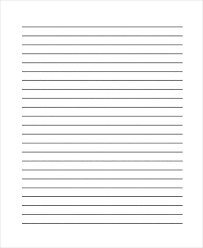
#> input picture resources/lineskid.png, 203 x 248 px, given in place of the camera
$ python edgedection.py   (older library calls are emulated)
#> lines starting #> are read from the running program, lines starting #| are printed output that depends on the picture; after the words box and inside, x2 and y2 are one past the last pixel; in counts of white or black regions, pixels touching at a corner belong together
import cv2
import numpy as np

cap = cv2.VideoCapture(1)
#Image gradients can be used to measure directional intensity,
#and edge detection does exactly what it sounds like: it finds edges

while True:
    _, frame = cap.read()
#> frame is the input picture: shape (248, 203, 3); mean B, G, R 244.9, 244.9, 244.9


    laplacian = cv2.Laplacian(frame, cv2.CV_64F)
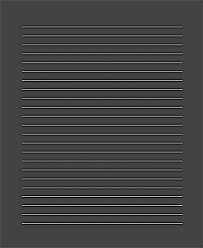
#> laplacian: shape (248, 203, 3) float64; mean B, G, R 0.2, 0.2, 0.2; drawn with min black and max white
    sobelx = cv2.Sobel(frame, cv2.CV_64F, 1, 0, ksize=5)
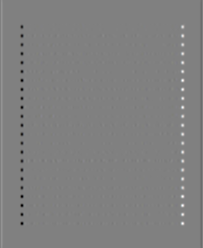
#> sobelx: shape (248, 203, 3) float64; mean B, G, R 0, 0, 0; drawn with min black and max white
    sobely = cv2.Sobel(frame, cv2.CV_64F, 0, 1, ksize=5)
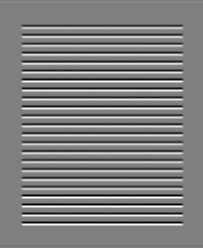
#> sobely: shape (248, 203, 3) float64; mean B, G, R 0.3, 0.3, 0.3; drawn with min black and max white
    edges = cv2.Canny(frame, 100, 200)
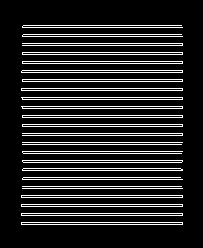
#> edges: shape (248, 203); 14.8% white in thin lines or dots, all inside (x1, y1, x2, y2) = (21, 25, 183, 225)


    cv2.imshow('original', frame)
    cv2.imshow('laplacian', laplacian)
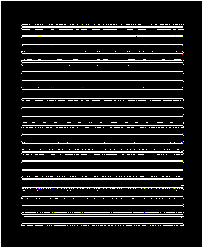
#> window 'laplacian': shape (248, 203, 3); mean B, G, R 35, 35, 35.1
    cv2.imshow('sobelx', sobelx)
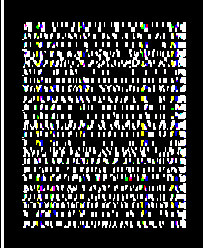
#> window 'sobelx': shape (248, 203, 3); mean B, G, R 55.4, 55.2, 55
    cv2.imshow('sobely', sobely)
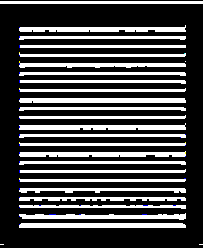
#> window 'sobely': shape (248, 203, 3); mean B, G, R 72.3, 72, 72
    cv2.imshow('edges', edges)


    k = cv2.waitKey(5) & 0xFF
#> (key Esc is pressed here)
    if k == 27:
        break

cv2.destroyAllWindows()
cap.release()
